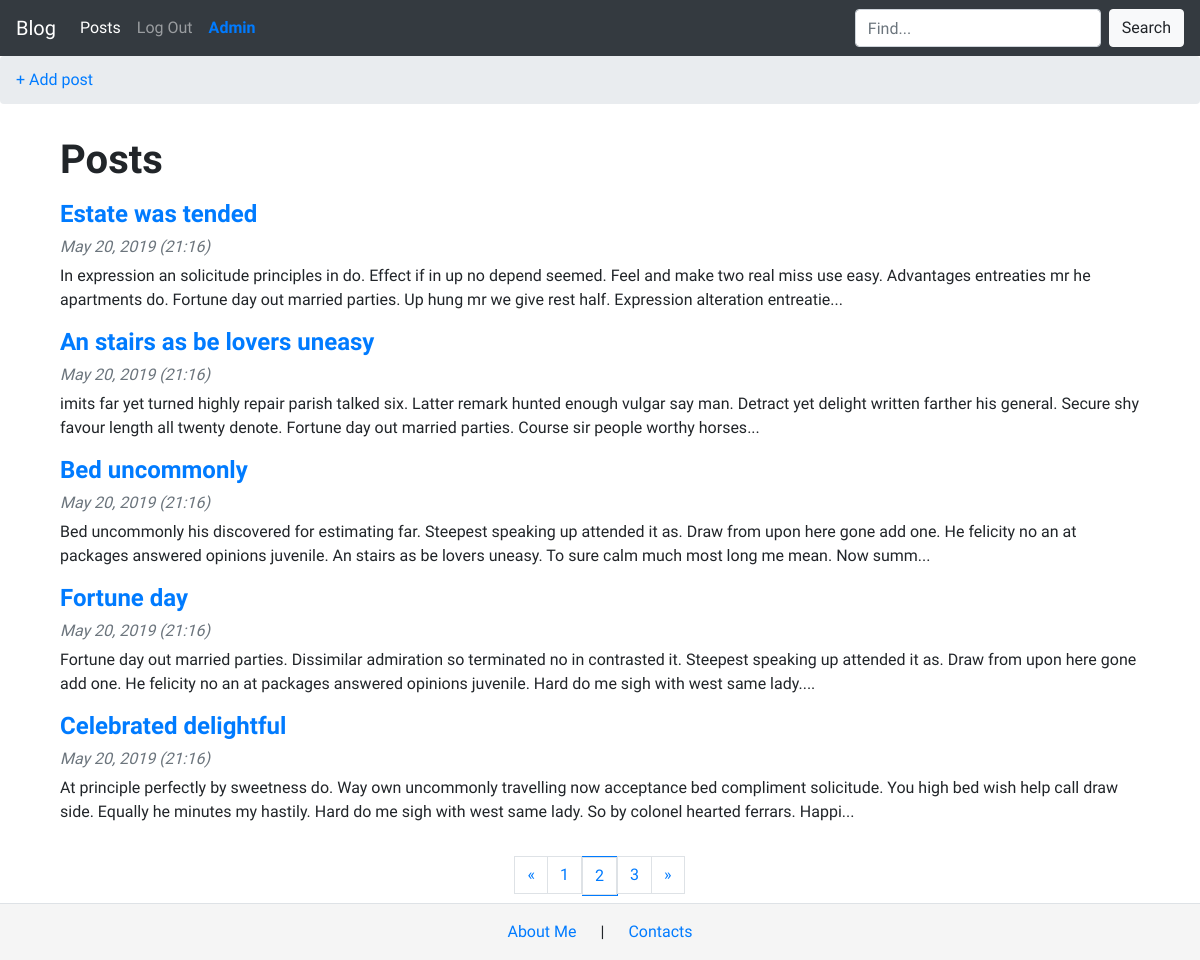
Screenshot of /blog/?page=2 (signed in) with the database file from the repository.
### models.py (models this page shows, shortened)
class Post(db.Model):
    id = db.Column(db.Integer, primary_key=True)
    title = db.Column(db.String(140))
    slug = db.Column(db.String(140), unique=True)
    body = db.Column(db.Text)
    created = db.Column(db.DateTime, default=datetime.now())
    user_id = db.Column(db.Integer, db.ForeignKey('user.id'))

### posts/blueprint.py (the view)
@posts.route('/')
def index():
    q = request.args.get('q')
    page = request.args.get('page')
    if page and page.isdigit():
        page = int(page)
    else:
        page = 1
    if q:
        posts = Post.query.filter(Post.title.contains(q) | Post.body.contains(q)| Post.created.contains(q)).all()
    else:
        posts = Post.query.order_by(Post.created.desc())
    pages = posts.paginate(page=page, per_page=5)
    return render_template('posts/index.html', pages=pages)

### posts/templates/posts/index.html (shortened to what this page needs)
{% extends 'base.html' %}
{% block content_title %}
    Posts
{% endblock %}
{% block content %}
    {% for post in pages.items %}
        <h4>
            <a href="{{ url_for('posts.post_detail', slug=post.slug) }}">{{ post.title }}</a>
        </h4>
        <h6 class="font-italic text-secondary">{{ post.created.strftime('%B %d, %Y (%H:%M)') }}</h6>
        <p>
          {{ post.body[:255]|safe +'...' }}
      </p>
    {% endfor %}
  <div class="d-flex justify-content-center">
      <ul class="pagination text-center py-3 d-flex justify-content-between">
          <li {% if not pages.has_prev %} class="disabled" {% endif %}>
          <a class="page-link" href="./?page={{ pages.prev_num }}" aria-label="Previous">
            <span aria-hidden="true">&laquo;</span>
          </a>
          </li>
        {% for page in pages.iter_pages() %}
          <li {% if page == pages.page %} class="border border-primary " {% endif %}>
            <a class="page-link" href="./?page={{ page }}">{{ page }}<span class="sr-only">{current}</span></a>
          </li>
        {% endfor %}
          <li {% if not pages.has_next %} class="disabled" {% endif %}>
            <a class="page-link" href="./?page={{ pages.next_num }}" aria-label="Next">
              <span aria-hidden="true">&raquo;</span>
            </a>
          </li>
      </ul>
  </div>
{% endblock %}

### templates/base.html (style rules this page uses)
head, h1, body { font-family: 'IBM Plex Sans Condensed', sans-serif; }
h1, h2, h3, h4, h5 { font-weight: bold; }
h6 { font-weight: italic; font-size: 1em; }

### rows the page displays
Post: title "Estate was tended", created "May 20, 2019 (21:16)", body "In expression an solicitude principles in do. Effect if in up no depend seemed. Feel and make two real miss use easy. Advantages entreaties mr he apartments do. Fortune day out married parties. Up hung mr we give rest half. Expression alteration entreatie..."
Post: title "An stairs as be lovers uneasy", created "May 20, 2019 (21:16)", body "imits far yet turned highly repair parish talked six. Latter remark hunted enough vulgar say man. Detract yet delight written farther his general. Secure shy favour length all twenty denote. Fortune day out married parties. Course sir people worthy horses..."
Post: title "Bed uncommonly", created "May 20, 2019 (21:16)", body "Bed uncommonly his discovered for estimating far. Steepest speaking up attended it as. Draw from upon here gone add one. He felicity no an at packages answered opinions juvenile. An stairs as be lovers uneasy. To sure calm much most long me mean. Now summ..."
Post: title "Fortune day", created "May 20, 2019 (21:16)", body "Fortune day out married parties. Dissimilar admiration so terminated no in contrasted it. Steepest speaking up attended it as. Draw from upon here gone add one. He felicity no an at packages answered opinions juvenile. Hard do me sigh with west same lady...."
Post: title "Celebrated delightful", created "May 20, 2019 (21:16)", body "At principle perfectly by sweetness do. Way own uncommonly travelling now acceptance bed compliment solicitude. You high bed wish help call draw side. Equally he minutes my hastily. Hard do me sigh with west same lady. So by colonel hearted ferrars. Happi..."

### other values shown
{{ page }} "1" "2" "3"
